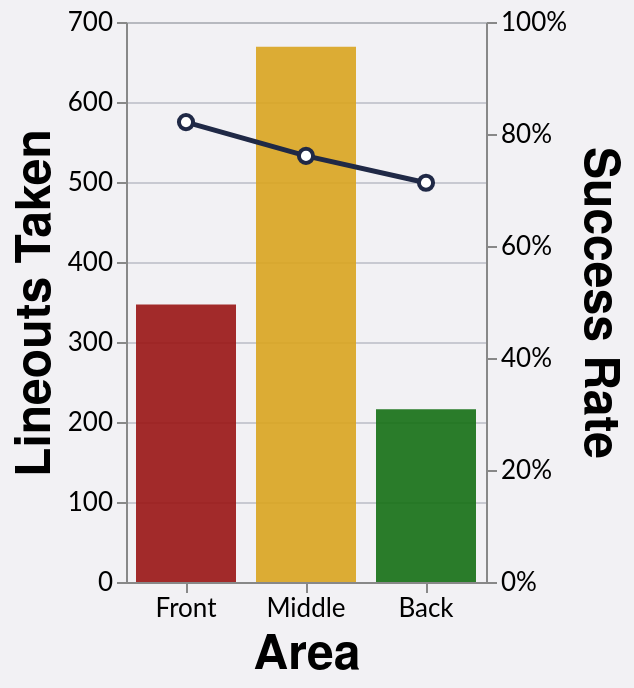

Write the Vega-Lite specification saved for this chart.
### Vega-Lite specification from a JSON file in a GitHub repository (floating-point values rounded to 4 significant figures)
{"config": {"axis": {"labelFont": "Lato, sans-serif", "titleFont": "PT Sans Narrow, Helvetica Neue, Helvetica, Arial, sans-serif", "labelFontSize": 13, "titleFontSize": 24, "gridColor": "#202947", "gridOpacity": 0.2}, "header": {"labelFont": "PT Sans Narrow, Helvetica Neue, Helvetica, Arial, sans-serif", "titleFont": "PT Sans Narrow, Helvetica Neue, Helvetica, Arial, sans-serif", "labelFontSize": 24, "titleFontSize": 28, "labelFontWeight": "bold", "orient": "left"}, "legend": {"labelFont": "Lato, sans-serif", "titleFont": "PT Sans Narrow, Helvetica Neue, Helvetica, Arial, sans-serif", "labelFontSize": 14, "titleFontSize": 16, "titlePadding": 5, "fillColor": "white", "strokeColor": "black", "padding": 10, "titleFontWeight": "lighter", "titleFontStyle": "italic", "titleColor": "gray", "offset": 10}, "title": {"font": "PT Sans Narrow, Helvetica Neue, Helvetica, Arial, sans-serif", "fontSize": 48, "fontWeight": "bold", "anchor": "start", "align": "center", "titlePadding": 20, "subtitlePadding": 10, "subtitleFontSize": 13, "subtitleColor": "", "subtitleFontStyle": "italic", "offset": 15, "color": "black"}, "axisX": {"labelAngle": 0}, "facet": {"title": null, "header": null, "align": {"row": "each", "column": "each"}}, "resolve": {"scale": {"y": "independent", "facet": "independent"}}, "background": "#f2f1f4", "scale": {"offsetBandPaddingOuter": 0.2, "offsetBandPaddingInner": 0.1}}, "layer": [{"mark": {"type": "bar", "color": "#7d96e8", "opacity": 0.9, "size": 50}, "encoding": {"color": {"field": "area", "legend": null, "scale": {"domain": ["Front", "Middle", "Back"], "range": ["#991515", "goldenrod", "#146f14"]}, "type": "nominal"}, "tooltip": [{"field": "area", "title": "Area", "type": "nominal"}, {"field": "attempts", "title": "Attempts", "type": "quantitative"}, {"field": "won", "title": "Won", "type": "quantitative"}, {"field": "success_rate", "format": ".1%", "title": "Success Rate", "type": "quantitative"}], "x": {"axis": {"labelOverlap": "greedy"}, "field": "area", "sort": ["Front", "Middle", "Back"], "title": "Area", "type": "nominal"}, "y": {"field": "attempts", "title": "Lineouts Taken", "type": "quantitative"}}}, {"mark": {"type": "line", "point": {"fill": "white", "filled": false, "size": 50, "stroke": "#202946"}, "stroke": "#202946", "strokeWidth": 2.5}, "encoding": {"x": {"field": "area", "sort": ["Front", "Middle", "Back"], "title": "Area", "type": "nominal"}, "y": {"axis": {"format": "%"}, "field": "success_rate", "scale": {"domain": [0, 1]}, "title": "Success Rate", "type": "quantitative"}}}], "data": {"name": "data-84a141c946c8b9d35a7dcf40bdf6b158"}, "height": 280, "resolve": {"scale": {"y": "independent"}}, "width": {"step": 60}, "$schema": "https://vega.github.io/schema/vega-lite/v5.20.1.json", "datasets": {"data-84a141c946c8b9d35a7dcf40bdf6b158": [{"area": "Back", "attempts": 216, "won": 154, "success_rate": 0.713}, {"area": "Front", "attempts": 347, "won": 285, "success_rate": 0.8213}, {"area": "Middle", "attempts": 669, "won": 509, "success_rate": 0.7608}]}}
